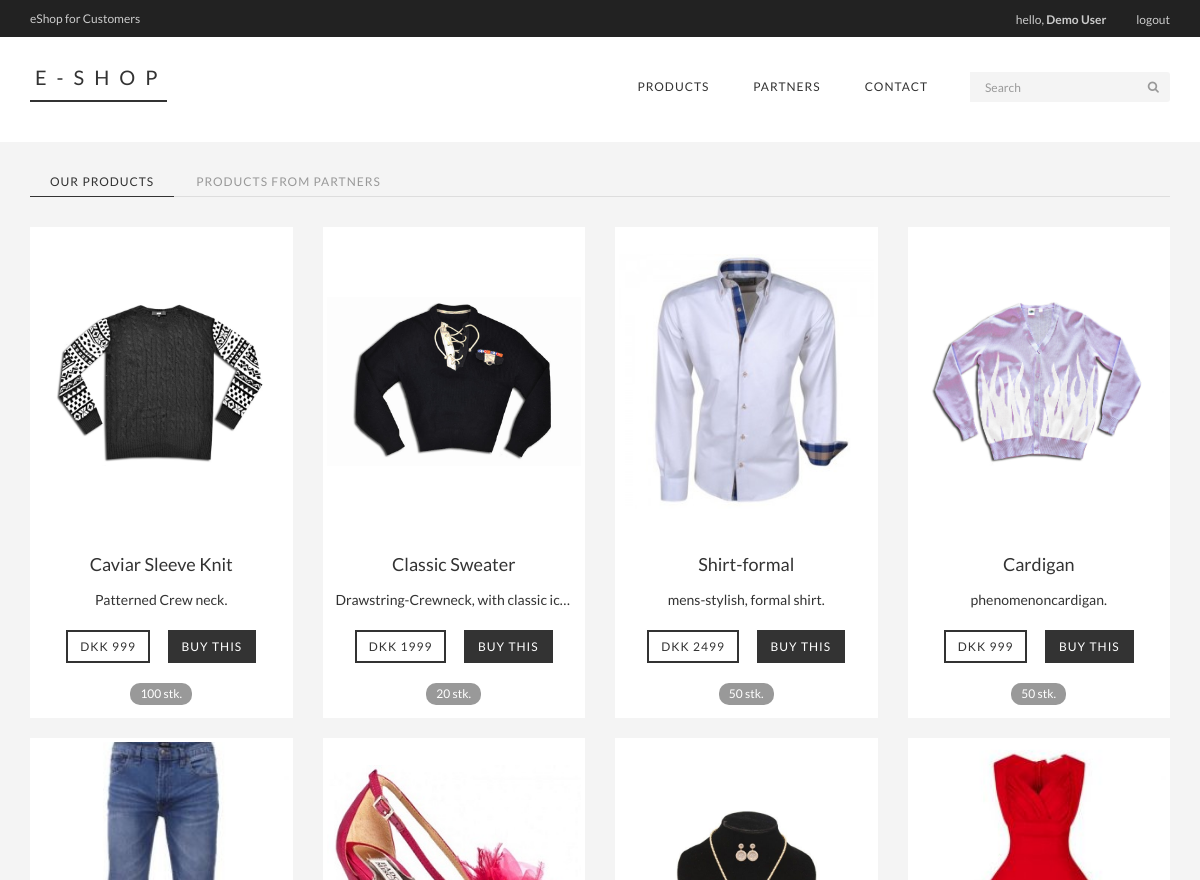
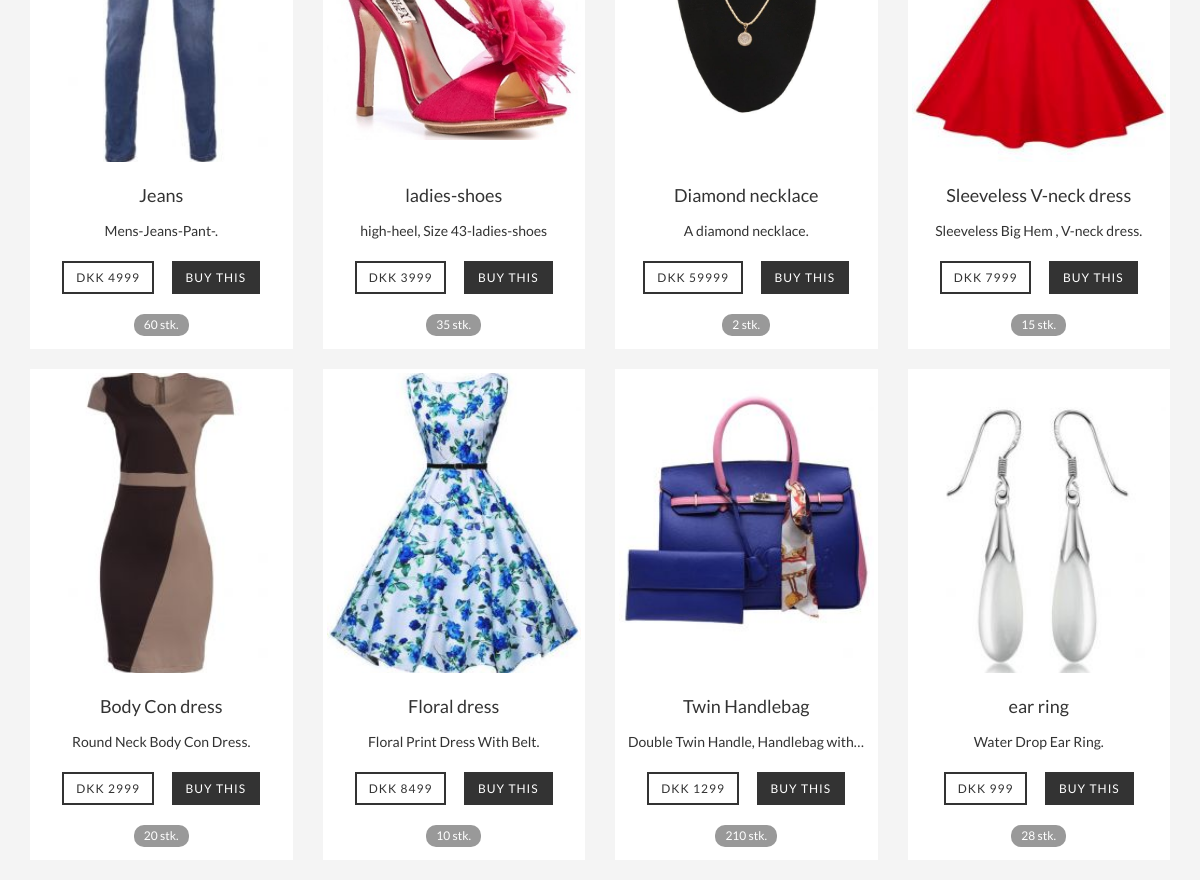
The page /views/users/home.php (signed in) on the database its author committed (2 pictures, top to bottom).
### tables this page shows
CREATE TABLE `users` (
  `user_id` int(11) NOT NULL,
  `user_name` varchar(32) NOT NULL,
  `user_email` varchar(1024) NOT NULL,
  `user_password` varchar(512) NOT NULL,
  `user_code` varchar(100) NOT NULL,
  `user_timestamp` int(11) NOT NULL,
  `user_confirmed` int(11) NOT NULL DEFAULT '0',
  `user_string` varchar(35) NOT NULL DEFAULT '0'
);

CREATE TABLE `products` (
  `product_id` int(11) NOT NULL,
  `vendor_id` int(11) NOT NULL,
  `ext_product_id` int(11) NOT NULL,
  `product_name` varchar(128) NOT NULL,
  `product_description` varchar(1024) NOT NULL,
  `product_image_url` varchar(1024) NOT NULL,
  `product_quantity` int(24) NOT NULL,
  `product_price` int(24) NOT NULL,
  `product_removed` int(11) NOT NULL DEFAULT '0'
);

### config/init.php (called while the page is built, shortened)
<?php
include_once 'classes/General.php';
include_once 'classes/Product.php';
include_once 'classes/User.php';
include_once 'connect/connect.php';
$general = new General();
$products = new Product($db);
$users = new User($db);
if ($general->userLoggedIn() === true)  {
  $userId = $_SESSION['userId'];
  $user = $users->userData($userId);
}
?>

### config/classes/General.php (called while the page is built, shortened)
<?php
class General {
  public function userLoggedIn () {
    return(isset($_SESSION['userId'])) ? true : false;
  }
}

### config/classes/User.php (called while the page is built, shortened)
<?php
class User {
  private $db;
  public function __construct($database) {
    $this->db = $database;
  }
  public function userData($userId) {
    $query = $this->db->prepare("SELECT * FROM `users` WHERE `user_id`= ?");
    $query->bindValue(1, $userId);
    try {
      $query->execute();
      return $query->fetch();
    } catch(PDOException $e){
      die($e->getMessage());
    }
  }
}

### config/classes/Product.php (called while the page is built, shortened)
<?php
class Product {
  private $db;
  public function __construct($database) {
    $this->db = $database;
  }
  public function getAllOwnProducts() {
    $query = $this->db->prepare("SELECT * FROM `products` WHERE `vendor_id` = 28 AND `product_removed` = 0");
    try {
      $query->execute();
      $result = $query->fetchAll();
      return $result;
    } catch (PDOException $e) {
      die($e->getMessage());
    }
  }
}

### views/users/home.php (the view, shortened to what this page needs)
<?php
include_once '../../config/init.php';
$general->userLoggedOutProtect();
$customerId= $user['user_id'];
?>
<!DOCTYPE html>
<html lang="en">
<head>
  <link href="../../css/bootstrap.min.css" rel="stylesheet">
  <link href="../../css/font-awesome.min.css" rel="stylesheet">
  <link href="../../css/main.css" rel="stylesheet">
</head>
<body class="eShop home">
<?php include_once '../../header.php'; ?>
  <div class="container">
    <div class="row">
      <div role="tabpanel">
        <ul class="nav nav-tabs" role="tablist">
          <li role="presentation" class="active"><a href="#ownProducts" aria-controls="ownProducts" role="tab" data-toggle="tab">Our products</a></li>
          <li role="presentation"><a href="#partnerProducts" aria-controls="partnerProducts" role="tab" data-toggle="tab">Products from partners</a></li>
        </ul>
        <div class="tab-content">
          <div role="tabpanel" class="tab-pane fade in active" id="ownProducts">
            <?php
            $ownProducts = $products->getAllOwnProducts();
            foreach ($ownProducts as $product) {
              echo '
                <div class="col-md-3">
                  <div class="thumbnail product">
                    <div class="image" style="background: url(' . $product['product_image_url'] . ') no-repeat center; background-size:100%"></div>
                    <div class="caption text-center">
                      <h4 class="title">' . $product['product_name'] . '</h4>
                      <p class="description">' . $product['product_description'] . '</p>
                      <p class="controls">
                        <span class="btn btn-default price">DKK ' . $product['product_price'] . '</span>
                        <a href="place-order.php?productId=' . $product['product_id'] . '&vendorId=' . $product['vendor_id'] . '&userId=' . $customerId . '"
                         class="btn btn-primary review-order" role="button"
                        data-product-id="' . $product['product_id'] . '"
                        data-product-vendor-id="' . $product['vendor_id'] . '"
                        data-product-name="' . $product['product_name'] . '"
                        data-product-description="' . $product['product_description'] . '"
                        data-product-image="' . $product['product_image_url'] . '"
                        data-product-price="' . $product['product_price'] . '">Buy this</a>
                      </p>
                      <span class="badge">' . $product['product_quantity'] . ' stk.</span>
                    </div>
                  </div>
                </div>
              ';
            };
            ?>
          </div>
        </div>
      </div>
    </div>
  </div>
<?php
include_once '../../footer.php';
?>

### header.php (shortened to what this page needs)
<header id="header">
  <div class="header_top">
    <div class="container">
      <?php if($general->userLoggedIn()) { ?>
      <div class="row">
        <div class="col-sm-6">
          <div class="brand">
            <ul class="nav nav-pills">
              <li><a href="/eshop/views/users/home.php">eShop for Customers</a></li>
            </ul>
          </div>
        </div>
        <div class="col-sm-6">
          <div class="user-menu pull-right">
            <ul class="nav navbar-nav">
              <li><a href="/eshop/views/users/home.php">hello, <b><?php echo $user['user_name'];?></b></a></li>
              <li><a href="/eshop/logout.php">logout</a></li>
            </ul>
          </div>
        </div>
      </div>
      <?php } else if($general->vendorLoggedIn()) { ?>
      <div class="row">
        <div class="col-sm-6">
          <div class="brand">
            <ul class="nav nav-pills">
              <li><a href="/eshop/views/vendors/home.php">eShop for Partners</a></li>
            </ul>
          </div>
        </div>
        <div class="col-sm-6">
          <div class="user-menu pull-right">
            <ul class="nav navbar-nav">
              <li><a href="/eshop/views/vendors/home.php">hello, <b><?php echo $vendor['vendor_name'];?></b></a></li>
              <li><a href="/eshop/logout.php">logout</a></li>
            </ul>
          </div>
        </div>
      </div>
      <?php } else if($general->adminLoggedIn()) { ?>
      <div class="row">
        <div class="col-sm-6">
          <div class="brand">
            <ul class="nav nav-pills">
              <li><a href="/eshop/admin/home.php">eShop Admin panel</a></li>
            </ul>
          </div>
        </div>
        <div class="col-sm-6">
          <div class="user-menu pull-right">
            <ul class="nav navbar-nav">
              <li><a href="/eshop/admin/home.php">hello, <b>Admin</b></a></li>
              <li><a href="/eshop/logout.php">logout</a></li>
            </ul>
          </div>
        </div>
      </div>
      <?php } ?>
    </div>
  </div>
  <div class="header-bottom">
    <div class="container">
      <div class="row">
        <div class="col-sm-4">
          <div class="logo pull-left">
            <a href="/eshop/">E-SHOP</a>
          </div>
        </div>
        <div class="col-sm-8">
          <div class="shop-menu pull-right">
            <ul class="nav navbar-nav">
              <li><a href="/eshop/">Products</a></li>
              <li><a href="/eshop/partners.php">Partners</a></li>
              <li><a href="/eshop/contact.php">Contact</a></li>
            </ul>
            <form action="/eshop/search.php" method="get" id="searchForm">
              <div class="input-group input-group-sm search">
                  <input type="text" class="form-control" placeholder="Search" name="q">
                  <div class="input-group-btn">
                    <button class="btn btn-default" type="submit"><i class="fa fa-search"></i></button>
                  </div>
              </div>
            </form>
          </div>
        </div>
      </div>
    </div>
  </div>
</header>

### css/main.css (style rules this page uses)
body { font-family: 'Lato', sans-serif; position: relative; font-weight: 400; background: #f4f4f4; padding-top: 167px; }
ul li { list-style: none; }
h1, h2, h3, h4, h5, h6 { font-family: 'Lato', sans-serif; }
.eShop .panel, .eShop .panel-heading, .eShop .panel-body, .eShop .panel-footer, .thumbnail { background-color: #ffffff; border: 0; border-radius: 0; box-shadow: none; }
.btn { border-radius: 0; box-shadow: none; outline: none; font-size: 12px; text-transform: uppercase; letter-spacing: 1px; }
.btn-primary { background-color: #333; border: 2px solid #333; color: white; }
.btn-default { background-color: #fff; border: 2px solid #333; color: #333; }
input[type='text'], input[type='password'], input[type='email'], input[type='url'], input[type='number'], textarea.form-control { border-radius: 0; border-color: lightgray; box-shadow: none; outline: none; font-size: 12px; }
.nav-tabs { margin: 0 15px; }
.nav-tabs>li { background-color: transparent; }
.nav-tabs>li>a { color: #999; background-color: transparent; border: none; padding: 6px 20px; margin-top: 0; font-weight: 400; text-transform: uppercase; font-size: 12px; letter-spacing: 1px; text-shadow: none; }
.nav-tabs>li.active>a { background-color: transparent; border: none; color: #333; border-bottom: 1px solid #333; }
.tab-content { padding: 30px 0; }
.badge { background-color: #999; font-weight: 400; padding: 5px 10px; }
#header { position: fixed; width: 100%; left: 0; top: 0; z-index: 100; }
.header_top { font-size: 11px; color: #bbb; background: #222; font-weight: 400; }
.brand ul li:first-child { margin-left: -15px; }
.brand ul li a { font-size: 12px; color: #ccc; font-family: 'Lato', sans-serif; }
.user-menu ul li { display:inline-block; padding-left: 15px; padding-right: 15px; }
.user-menu ul li:last-child { padding-right: 0; }
.user-menu ul li a { color: #ccc; font-family: 'Lato', sans-serif; font-size: 12px; font-weight: 400; padding: 0; margin-top: 10px; }
.header-bottom { padding: 30px 15px 30px; background-color: #ffffff; margin-bottom: 30px; transition: all .5s ease-in-out; -webkit-transition: all .5s ease-in-out; -moz-transition: all .5s ease-in-out; }
.logo { line-height: 20px; padding: 0 0 10px 5px; margin: 0; border-bottom: 2px solid #333333; }
.logo a { font-size: 20px; color: #333; letter-spacing: 10px; transition: font-size .5s ease-in-out; -webkit-transition: font-size .5s ease-in-out; -moz-transition: font-size .5s ease-in-out; }
.shop-menu ul li { display: inline-block; padding: 10px; }
.shop-menu ul li:last-child { padding-right: 0; }
.shop-menu ul li a { font-family: 'Lato', sans-serif; text-shadow: none; color: #333; display: block; font-size: 12px; font-weight: 400; letter-spacing: 1px; line-height: 20px; position: relative; padding: 0 12px; text-decoration: none; text-transform: uppercase; z-index: 6; }
.search { padding: 5px 0 5px 30px; width: 230px; }
.search input.form-control { padding: 6px 15px; opacity: 1; margin: 0; background: #f4f4f4; color: #555; border: none; box-shadow: none; border-radius: 0; transition: height .5s ease-in-out; -webkit-transition: height .5s ease-in-out; -moz-transition: height .5s ease-in-out; }
.search button.btn { background-color: #f4f4f4; border: none; box-shadow: none; color: #999; border-radius: 0; transition: height .5s ease-in-out; -webkit-transition: height .5s ease-in-out; -moz-transition: height .5s ease-in-out; }
.product h4 { margin: 15px 0; }
.product p { margin-bottom: 20px; }
.product .image { height: 300px; }
.product .price, .product .edit { margin-right: 15px; }
.price, .price:hover { cursor: default; background-color: white; color: #333; }
.product .description { height: 20px; white-space: nowrap; overflow: hidden; text-overflow: ellipsis; }
form#searchForm { display: inline-block; }

### rows shown on the page
users: user_name "Demo User"
products: product_image_url (picture), product_name "Caviar Sleeve Knit", product_description "Patterned Crew neck.", product_price "999", product_quantity "100"
products: product_image_url (picture), product_name "Classic Sweater", product_description "Drawstring-Crewneck, with classic ic…", product_price "1999", product_quantity "20"
products: product_image_url (picture), product_name "Shirt-formal", product_description "mens-stylish, formal shirt.", product_price "2499", product_quantity "50"
products: product_image_url (picture), product_name "Cardigan", product_description "phenomenoncardigan.", product_price "999", product_quantity "50"
products: product_image_url (picture), product_name "Jeans", product_description "Mens-Jeans-Pant-.", product_price "4999", product_quantity "60"
products: product_image_url (picture), product_name "ladies-shoes", product_description "high-heel, Size 43-ladies-shoes", product_price "3999", product_quantity "35"
products: product_image_url (picture), product_name "Diamond necklace", product_description "A diamond necklace.", product_price "59999", product_quantity "2"
products: product_image_url (picture), product_name "Sleeveless V-neck dress", product_description "Sleeveless Big Hem , V-neck dress.", product_price "7999", product_quantity "15"
products: product_image_url (picture), product_name "Body Con dress", product_description "Round Neck Body Con Dress.", product_price "2999", product_quantity "20"
products: product_image_url (picture), product_name "Floral dress", product_description "Floral Print Dress With Belt.", product_price "8499", product_quantity "10"
products: product_image_url (picture), product_name "Twin Handlebag", product_description "Double Twin Handle, Handlebag with…", product_price "1299", product_quantity "210"
products: product_image_url (picture), product_name "ear ring", product_description "Water Drop Ear Ring.", product_price "999", product_quantity "28"
